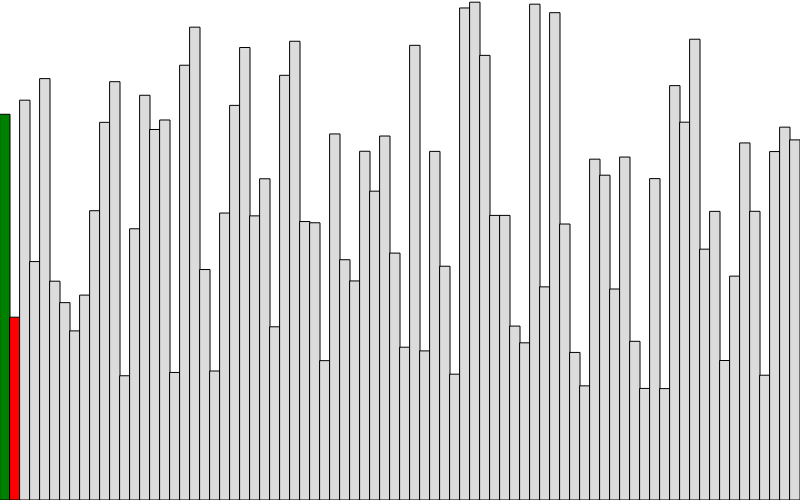
Frame 1 (no input)
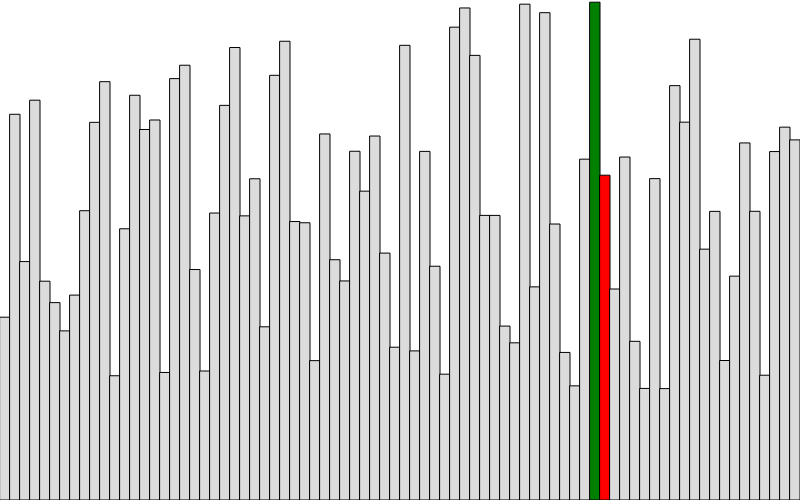
Frame 60 (no input)
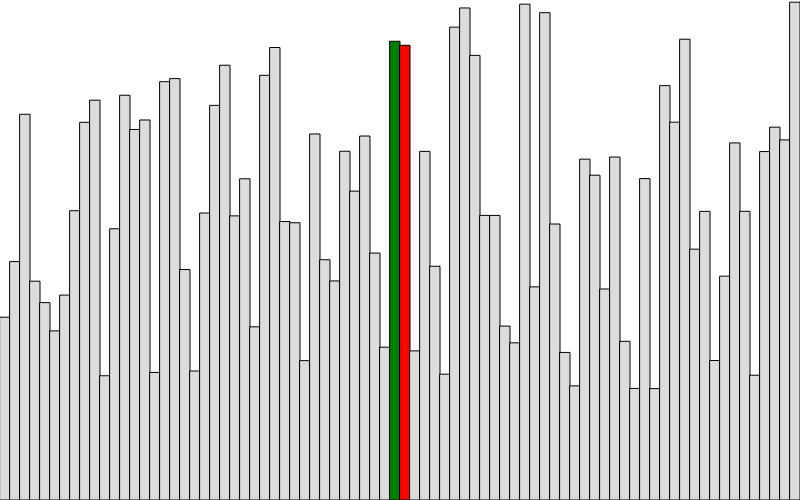
Frame 120 (the mouse pressed at the canvas centre since frame 60)

The p5.js sketch that drew these frames (run headless with seeded random() and noise() and a simulated clock; from frame 60 on, the mouse is pressed at the canvas centre):

// p5.js sketch
// ── sketch.js
let arr = [];
const width = 800;
const height = 500;

const rect_width = 10;
let n = 0;
let k = 0;
let max_k;
const fr = 60;
let movesP;
let swapped = true;

function setup() {
    createCanvas(width, height);
    frameRate(fr);

    n = int(width / rect_width);
    max_k = n;
    for (let i = 0; i < n; i++) {
        arr[i] = random(100, height);
    }

    background(255);
    movesP = select('#n_movesParagraph');
    //noLoop();
}

function draw() {

    
    //reset drawing each loop
    background(255);
    fill(220);
    
    //pseudocode
    /* 
    Iterate through array and compare current element to next element
    If curr > next, swap.
    Continue until end of algorithm
    If no element was swapped, array is sorted
    */

    //draw array
    for (let i = 0; i < n; i++) {
        if(i==k){
            fill("green");
        }else if(i==k+1){
            fill("red");
        }else{
            fill(220);
        }
        rect(rect_width * i, height - arr[i], rect_width, arr[i]);
    }

    curr = arr[k];
    next = arr[k + 1];

    if (curr > next) {
        arr = swap(arr, k, k + 1);
        swapped = true;
        console.log("swapped: "+swapped);
    }

    //if there are more elements to compare, move to the right (stop at len-2)
    if(k<max_k)
        k++;

    console.log(swapped,k);    
    if(swapped==false && k==max_k){
        noLoop();
    }
    else if(swapped==true && k==max_k){
        k=0;
        swapped=false;
        max_k--;
    }

    //array is sorted if we are at end of the array and didn't swap any element
    //if we are at the end but did swap, we need to check again from the beginning
    
    




}

function swap(array, i, j) {
    let intermediate = array[i];
    array[i] = array[j];
    array[j] = intermediate;

    return array;
}

function keyPressed() {
    redraw();
}
